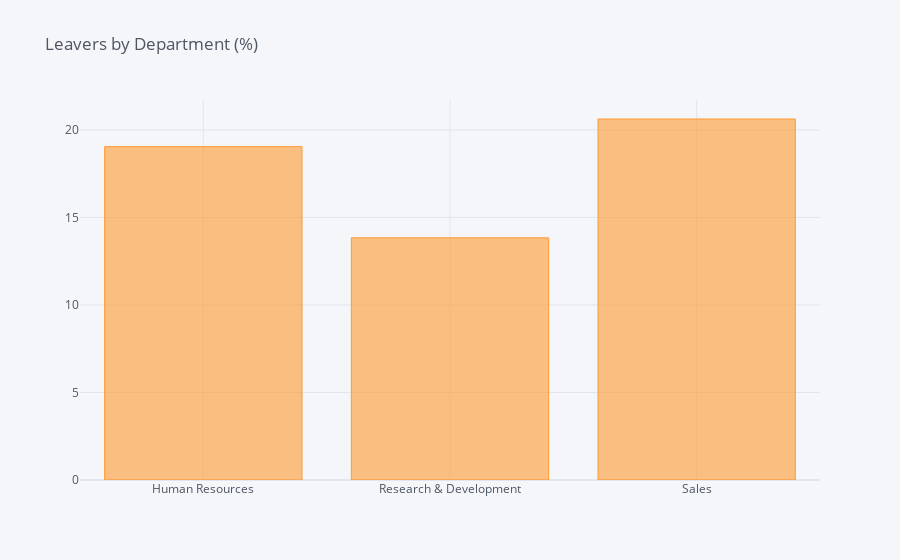

Here is the notebook cell this chart was saved with:
### Code cell
df_Department = pd.DataFrame(columns=["Department", "% of Leavers"])
i=0
for field in list(df['Department'].unique()):
    ratio = df[(df['Department']==field)&(df['Attrition']=="Yes")].shape[0] / df[df['Department']==field].shape[0]
    df_Department.loc[i] = (field, ratio*100)
    i += 1
    #print("In {}, the ratio of leavers is {:.2f}%".format(field, ratio*100))    
df_DF = df_Department.groupby(by="Department").sum()
df_DF.iplot(kind='bar',title='Leavers by Department (%)')

### Figure 1 — Plotly figure (JSON) as saved in the notebook; plotly's stock layout.template omitted (floating-point values rounded to 4 significant figures)
{"data": [{"marker": {"color": "rgba(255, 153, 51, 0.6)", "line": {"color": "rgba(255, 153, 51, 1.0)", "width": 1}}, "name": "% of Leavers", "orientation": "v", "text": "", "type": "bar", "x": ["Human Resources", "Research & Development", "Sales"], "y": [19.05, 13.84, 20.63]}], "layout": {"legend": {"bgcolor": "#F5F6F9", "font": {"color": "#4D5663"}}, "paper_bgcolor": "#F5F6F9", "plot_bgcolor": "#F5F6F9", "title": {"font": {"color": "#4D5663"}, "text": "Leavers by Department (%)"}, "xaxis": {"gridcolor": "#E1E5ED", "showgrid": true, "tickfont": {"color": "#4D5663"}, "title": {"font": {"color": "#4D5663"}, "text": ""}, "zerolinecolor": "#E1E5ED"}, "yaxis": {"gridcolor": "#E1E5ED", "showgrid": true, "tickfont": {"color": "#4D5663"}, "title": {"font": {"color": "#4D5663"}, "text": ""}, "zerolinecolor": "#E1E5ED"}}}
